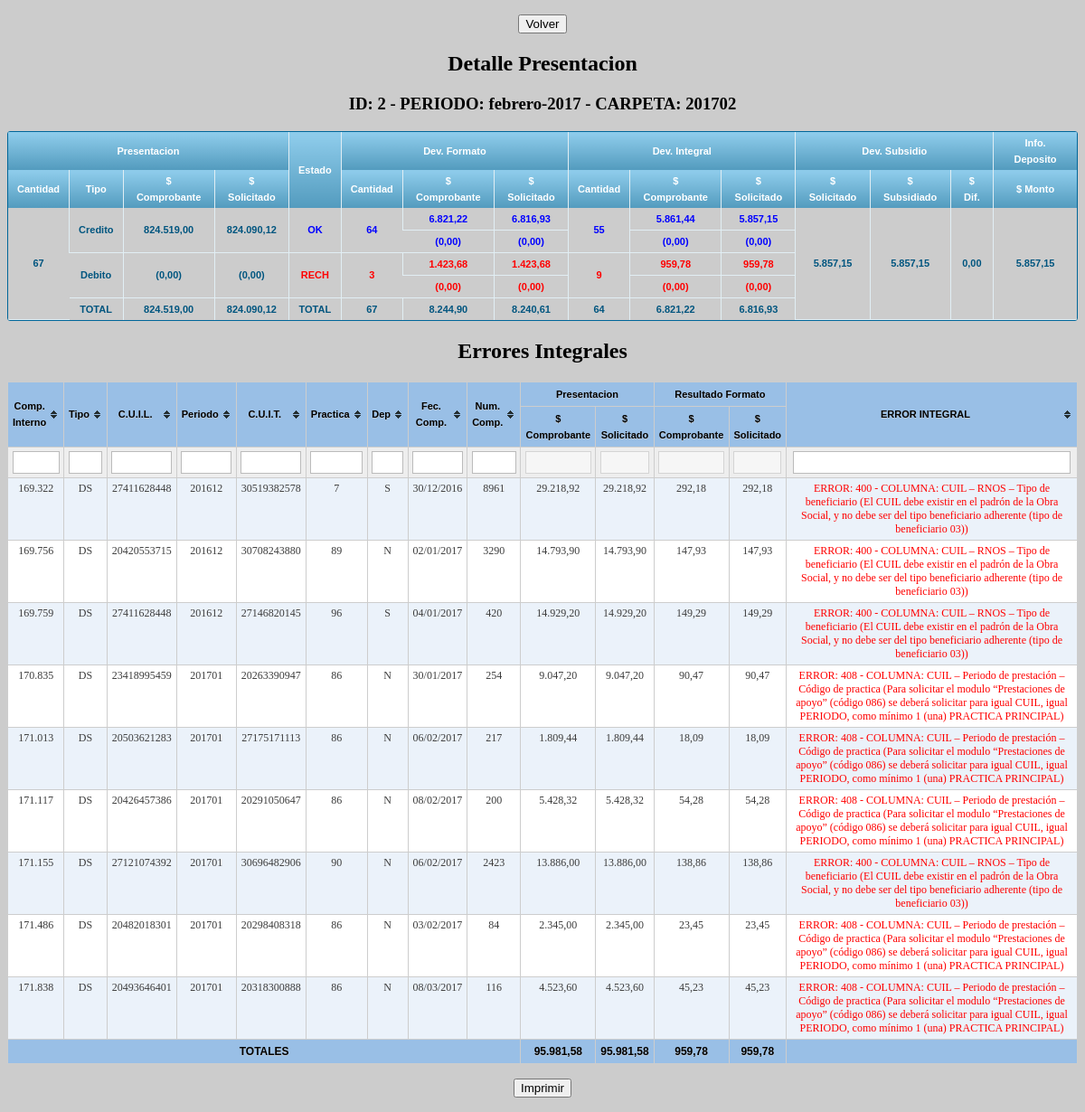
The page /presentacion.erroresintegral.php?id=2 (signed in) on the database its author committed.
### tables this page shows
CREATE TABLE IF NOT EXISTS `presentacion` (
  `id` int(4) NOT NULL AUTO_INCREMENT,
  `idcronograma` int(3) NOT NULL,
  `fechapresentacion` date DEFAULT NULL,
  `fechacancelacion` date DEFAULT NULL,
  `motivocancelacion` text,
  `cantfactura` int(6) NOT NULL,
  `impcomprobantes` decimal(15,2) NOT NULL,
  `impsolicitado` decimal(15,2) NOT NULL,
  `impcomprobantesd` decimal(15,2) NOT NULL,
  `impsolicitadod` decimal(15,2) NOT NULL,
  `fechadeposito` date DEFAULT NULL,
  `montodepositado` decimal(15,2) DEFAULT NULL,
  PRIMARY KEY (`id`)
);

CREATE TABLE IF NOT EXISTS `cronograma` (
  `id` int(3) NOT NULL AUTO_INCREMENT,
  `periodo` varchar(100) NOT NULL,
  `carpeta` varchar(6) NOT NULL,
  `fechacierre` date NOT NULL,
  `periodosincluidos` varchar(50) NOT NULL,
  PRIMARY KEY (`id`)
);

CREATE TABLE IF NOT EXISTS `presentacionformato` (
  `id` int(4) NOT NULL,
  `fechadevformato` date NOT NULL,
  `cantformatook` int(6) NOT NULL,
  `impcomprobantesformatook` decimal(15,2) NOT NULL,
  `impsolicitadoformatook` decimal(15,2) NOT NULL,
  `impcomprobantesformatodok` decimal(15,2) NOT NULL,
  `impsolicitadoformatodok` decimal(15,2) NOT NULL,
  `cantformatonok` int(6) NOT NULL,
  `impcomprobantesformatonok` decimal(15,2) NOT NULL,
  `impsolicitadoformatonok` decimal(15,2) NOT NULL,
  `impcomprobantesformatodnok` decimal(15,2) NOT NULL,
  `impsolicitadoformatodnok` decimal(15,2) NOT NULL,
  PRIMARY KEY (`id`)
);

CREATE TABLE IF NOT EXISTS `presentacionintegral` (
  `id` int(4) NOT NULL,
  `fechaintegral` date NOT NULL,
  `cantintegralok` int(6) NOT NULL,
  `impcomprobantesintegralok` decimal(15,2) NOT NULL,
  `impsolicitadointegralok` decimal(15,2) NOT NULL,
  `impcomprobantesintegraldok` decimal(15,2) NOT NULL,
  `impsolicitadointegraldok` decimal(15,2) NOT NULL,
  `cantintegralnok` int(6) NOT NULL,
  `impcomprobantesintegralnok` decimal(15,2) NOT NULL,
  `impsolicitadointegralnok` decimal(15,2) NOT NULL,
  `impcomprobantesintegraldnok` decimal(15,2) NOT NULL,
  `impsolicitadointegraldnok` decimal(15,2) NOT NULL,
  PRIMARY KEY (`id`)
);

CREATE TABLE IF NOT EXISTS `presentacionsubsidio` (
  `id` int(4) NOT NULL,
  `fechasubsidio` date NOT NULL,
  `numliquidacion` varchar(11) NOT NULL,
  `impsolicitadosubsidio` decimal(15,2) NOT NULL,
  `montosubsidio` decimal(15,2) NOT NULL,
  PRIMARY KEY (`id`)
);

### include/detalle.php (the view, shortened to what this page needs)
<?php $sqlPresentacion = "SELECT
p.id as idpres,
DATE_FORMAT(p.fechapresentacion, '%d-%m-%Y') as fechapresentacion,
DATE_FORMAT(p.fechacancelacion, '%d-%m-%Y') as fechacancelacion,
p.motivocancelacion,
p.cantfactura,
p.impcomprobantes,
p.impsolicitado,
p.impcomprobantesd,
p.impsolicitadod,
cronograma.periodo,
cronograma.carpeta,
DATE_FORMAT(presentacionformato.fechadevformato, '%d-%m-%Y') as fechadevformato,
presentacionformato.*,
DATE_FORMAT(presentacionintegral.fechaintegral, '%d-%m-%Y') as fechaintegral,
presentacionintegral.*,
DATE_FORMAT(presentacionsubsidio.fechasubsidio, '%d-%m-%Y') as fechasubsidio,
presentacionsubsidio.impsolicitadosubsidio,
presentacionsubsidio.montosubsidio,
DATE_FORMAT(p.fechadeposito, '%d-%m-%Y') as fechadeposito,
p.montodepositado
FROM presentacion p
INNER JOIN cronograma on p.idcronograma = cronograma.id
LEFT JOIN presentacionformato on p.id = presentacionformato.id
LEFT JOIN presentacionintegral on p.id = presentacionintegral.id
LEFT JOIN presentacionsubsidio on p.id = presentacionsubsidio.id
WHERE p.id = $idPresentacion";
$resPresentacion = mysql_query($sqlPresentacion);
$rowPresentacion = mysql_fetch_array($resPresentacion);
?>
	<h2>Detalle Presentacion</h2>
	 	<h3>ID: <?php echo $rowPresentacion['idpres']?> - PERIODO: <?php echo $rowPresentacion['periodo'] ?> - CARPETA: <?php echo $rowPresentacion['carpeta'] ?></h3>
<div class="grilla">
	<table>
		<thead>
		  <tr>
		    <th colspan="4" style="font-size: 11px">Presentacion</th>
		    <th rowspan="2" style="font-size: 11px">Estado</th>
		    <th colspan="3" style="font-size: 11px">Dev. Formato</th>
		    <th colspan="3" style="font-size: 11px">Dev. Integral</th>
		    <th colspan="3" style="font-size: 11px">Dev. Subsidio</th>
		    <th style="font-size: 11px">Info. Deposito</th>
		  </tr>
		  <tr>
		  	<th style="font-size: 11px">Cantidad</th>
		    <th style="font-size: 11px">Tipo</th>
		    <th style="font-size: 11px">$ Comprobante</th>
		    <th style="font-size: 11px">$ Solicitado</th>
		    <th style="font-size: 11px">Cantidad</th>
		    <th style="font-size: 11px">$ Comprobante</th>
		    <th style="font-size: 11px">$ Solicitado</th>
		    <th style="font-size: 11px">Cantidad</th>
		    <th style="font-size: 11px">$ Comprobante</th>
		    <th style="font-size: 11px">$ Solicitado</th>
		    <th style="font-size: 11px">$ Solicitado</th>
		    <th style="font-size: 11px">$ Subsidiado</th>
		    <th style="font-size: 11px">$ Dif.</th>
		    <th style="font-size: 11px">$ Monto</th>
		  </tr>
		</thead>
		<tbody>
			<tr>
				<td rowspan="5" style="font-size: 11px"><?php echo number_format($rowPresentacion['cantfactura'],"0","",".") ?></td>
				<td rowspan="2" style="font-size: 11px">Credito</td>
				<td rowspan="2" style="font-size: 11px"><?php echo number_format($rowPresentacion['impcomprobantes'],"2",",",".") ?> </td>
			 	<td rowspan="2" style="font-size: 11px"><?php echo number_format($rowPresentacion['impsolicitado'],"2",",",".") ?></td>
				<td rowspan="2" style="color: blue; font-size: 11px">OK</td>
				<td rowspan="2" style="color: blue; font-size: 11px"><?php echo number_format($rowPresentacion['cantformatook'],"0","",".")?></td>
				<td style="color: blue; font-size: 11px"><?php echo number_format($rowPresentacion['impcomprobantesformatook'],"2",",",".") ?> </td>
				<td style="color: blue; font-size: 11px"><?php echo number_format($rowPresentacion['impsolicitadoformatook'],"2",",",".") ?></td>
				<td rowspan="2" style="color: blue; font-size: 11px"><?php echo number_format($rowPresentacion['cantintegralok'],"0","",".")?></td>
				<td style="color: blue; font-size: 11px"><?php echo number_format($rowPresentacion['impcomprobantesintegralok'],"2",",",".") ?> </td>
				<td style="color: blue; font-size: 11px"><?php echo number_format($rowPresentacion['impsolicitadointegralok'],"2",",",".") ?></td>
				<td rowspan="5" style="font-size: 11px"><?php echo number_format($rowPresentacion['impsolicitadosubsidio'],"2",",",".") ?></td>
				<td rowspan="5" style="font-size: 11px"><?php echo number_format($rowPresentacion['montosubsidio'],"2",",",".") ?></td>
				<td rowspan="5" style="font-size: 11px"><?php echo number_format($rowPresentacion['impsolicitadosubsidio']-$rowPresentacion['montosubsidio'],"2",",",".") ?></td>
				<td rowspan="5" style="font-size: 11px"> <?php echo number_format($rowPresentacion['montodepositado'],"2",",",".") ?> </td>
			</tr>
			<tr>
				<td style="color: blue; font-size: 11px"><?php echo "(".number_format($rowPresentacion['impcomprobantesformatodok'],"2",",",".").")" ?> </td>
				<td style="color: blue; font-size: 11px"><?php echo "(".number_format($rowPresentacion['impsolicitadoformatodok'],"2",",",".").")" ?></td>
				<td style="color: blue; font-size: 11px"><?php echo "(".number_format($rowPresentacion['impcomprobantesintegraldok'],"2",",",".").")" ?> </td>
				<td style="color: blue; font-size: 11px"><?php echo "(".number_format($rowPresentacion['impsolicitadointegraldok'],"2",",",".").")" ?></td>
			</tr>
			<tr>
				<td rowspan="2" style="font-size: 11px">Debito</td>
				<td rowspan="2" style="font-size: 11px"><?php echo "(".number_format($rowPresentacion['impcomprobantesd'],"2",",",".").")"; ?> </td>
				<td rowspan="2" style="font-size: 11px"><?php echo "(".number_format($rowPresentacion['impsolicitadod'],"2",",",".").")" ?></td>
				<td rowspan="2" style="color: red; font-size: 11px">RECH</td>
				<td rowspan="2" style="color: red; font-size: 11px"><?php echo number_format($rowPresentacion['cantformatonok'],"0","",".")?></td>
				<td style="color: red; font-size: 11px"><?php echo number_format($rowPresentacion['impcomprobantesformatonok'],"2",",",".") ?> </td>
				<td style="color: red; font-size: 11px"><?php echo number_format($rowPresentacion['impsolicitadoformatonok'],"2",",",".") ?></td>
				<td rowspan="2" style="color: red; font-size: 11px"><?php echo number_format($rowPresentacion['cantintegralnok'],"0","",".")?></td>
				<td style="color: red; font-size: 11px"><?php echo number_format($rowPresentacion['impcomprobantesintegralnok'],"2",",",".") ?> </td>
				<td style="color: red; font-size: 11px"><?php echo number_format($rowPresentacion['impsolicitadointegralnok'],"2",",",".") ?></td>
			</tr>
			<tr>
				<td style="color: red; font-size: 11px"><?php echo "(".number_format($rowPresentacion['impcomprobantesformatodnok'],"2",",",".").")" ?> </td>
				<td style="color: red; font-size: 11px"><?php echo "(".number_format($rowPresentacion['impsolicitadoformatodnok'],"2",",",".").")" ?></td>
				<td style="color: red; font-size: 11px"><?php echo "(".number_format($rowPresentacion['impcomprobantesintegraldnok'],"2",",",".").")" ?> </td>
				<td style="color: red; font-size: 11px"><?php echo "(".number_format($rowPresentacion['impsolicitadointegraldnok'],"2",",",".").")" ?></td>
			</tr>
			<tr>
				<td style="font-size: 11px">TOTAL</td>
				<td style="font-size: 11px"><?php echo number_format($rowPresentacion['impcomprobantes'] - $rowPresentacion['impcomprobantesd'],"2",",",".")?></td>
				<td style="font-size: 11px"><?php echo number_format($rowPresentacion['impsolicitado'] - $rowPresentacion['impsolicitadod'],"2",",",".")?></td>
				<td style="font-size: 11px">TOTAL</td>
				<td style="font-size: 11px"><?php echo number_format($rowPresentacion['cantformatook'] + $rowPresentacion['cantformatonok'],"0","",".") ?></td>
				<td style="font-size: 11px"><?php echo number_format($rowPresentacion['impcomprobantesformatook'] + $rowPresentacion['impcomprobantesformatonok'] - $rowPresentacion['impcomprobantesformatodok'] - $rowPresentacion['impcomprobantesformatodnok'],"2",",",".")  ?> </td>
				<td style="font-size: 11px"><?php echo number_format($rowPresentacion['impsolicitadoformatook'] + $rowPresentacion['impsolicitadoformatonok'] - $rowPresentacion['impsolicitadoformatodok'] - $rowPresentacion['impsolicitadoformatodnok'],"2",",",".") ?></td>
				<td style="font-size: 11px"><?php echo number_format($rowPresentacion['cantintegralok'] + $rowPresentacion['cantintegralnok'],"0","",".") ?></td>
				<td style="font-size: 11px"><?php echo number_format($rowPresentacion['impcomprobantesintegralok'] + $rowPresentacion['impcomprobantesintegralnok'] - $rowPresentacion['impcomprobantesintegraldok'] - $rowPresentacion['impcomprobantesintegraldnok'],"2",",",".") ?> </td>
				<td style="font-size: 11px"><?php echo number_format($rowPresentacion['impsolicitadointegralok'] + $rowPresentacion['impsolicitadointegralnok'] - $rowPresentacion['impsolicitadointegraldok'] - $rowPresentacion['impsolicitadointegraldnok'],"2",",",".")  ?></td>
			</tr>
		</tbody>
	</table>
</div>

### presentacion.erroresintegral.php (shortened to what this page needs)
<?php
$idPresentacion = $_GET['id'];
$sqlFactura = "SELECT * FROM facturas WHERE idpresentacion = $idPresentacion and deverrorintegral is not null";
$resFactura = mysql_query($sqlFactura);
$sqlErrores = "SELECT * FROM errorsss";
$resErrores = mysql_query($sqlErrores);
$arrayErrores = array();
while ($rowErrores = mysql_fetch_array($resErrores)) {
	$arrayErrores[$rowErrores['id']] = array("campo" => $rowErrores['campo'], "descrip" => $rowErrores['descripcion']);
}
?>
<!DOCTYPE html PUBLIC "-//W3C//DTD XHTML 1.0 Transitional//EN" "http://www.w3.org/TR/xhtml1/DTD/xhtml1-transitional.dtd">
<html xmlns="http://www.w3.org/1999/xhtml">
<head>
<link rel="stylesheet" href="css/tablas.css"/>
<link rel="stylesheet" href="include/jquery.tablesorter/themes/theme.blue.css"/>
</head>
<body bgcolor="#CCCCCC">
	<div align="center">
	 	<p><input class="nover" type="button" name="volver" value="Volver" onClick="location.href = 'presentacion.php'" /></p>
	 	<?php include_once("include/detalle.php")?>
	 	<h2>Errores Integrales</h2>
			 <table id="listaResultado" class="tablesorter" style="text-align: center;">
			 	<thead>
			 		<tr>
			 			<th style="font-size: 11px" rowspan="2">Comp. Interno</th>
			 			<th style="font-size: 11px" rowspan="2">Tipo</th>
			 			<th style="font-size: 11px" rowspan="2">C.U.I.L.</th>
			 			<th style="font-size: 11px" rowspan="2">Periodo</th>
			 			<th style="font-size: 11px" rowspan="2">C.U.I.T.</th>
			 			<th style="font-size: 11px" rowspan="2">Practica</th>
			 			<th style="font-size: 11px" rowspan="2">Dep</th>
			 			<th style="font-size: 11px" rowspan="2">Fec. Comp.</th>
			 			<th style="font-size: 11px" rowspan="2">Num. Comp.</th>
			 			<th style="font-size: 11px" colspan="2">Presentacion</th>
			 			<th style="font-size: 11px" colspan="2">Resultado Formato</th>
			 			<th style="font-size: 11px" rowspan="2">ERROR INTEGRAL</th>
			 		</tr>
			 		<tr>
			 			<th style="font-size: 11px">$ Comprobante</th>
			 			<th style="font-size: 11px">$ Solicitado</th>
			 			<th style="font-size: 11px">$ Comprobante</th>
			 			<th style="font-size: 11px">$ Solicitado</th>
			 		</tr>
			 	</thead>
			 	<tbody>
			<?php
				$totCom = 0;
				$totSol = 0;
				$totComFor = 0;
				$totSolFor = 0;
				while ($rowFactura = mysql_fetch_array($resFactura)) {
					$totCom += $rowFactura['impcomprobante'];
					$totSol += $rowFactura['impsolicitado'];
					$totComFor += $rowFactura['impcomprobanteformato'];
					$totSolFor += $rowFactura['impsolicitadoformato'];	?>
					<tr>
						<td style="font-size: 12px"><?php echo number_format($rowFactura['nrocominterno'],0,"",".") ?></td>
						<td style="font-size: 12px"><?php echo $rowFactura['tipoarchivo'] ?></td>
						<td style="font-size: 12px"><?php echo $rowFactura['cuil'] ?></td>
						<td style="font-size: 12px"><?php echo $rowFactura['periodo'] ?></td>
						<td style="font-size: 12px"><?php echo $rowFactura['cuit'] ?></td>
						<td style="font-size: 12px"><?php echo $rowFactura['codpractica'] ?></td>
						<td style="font-size: 12px"><?php echo $rowFactura['dependencia'] ?></td>
						<td style="font-size: 12px"><?php echo $rowFactura['fechacomprobante'] ?></td>
						<td style="font-size: 12px"><?php echo $rowFactura['nrocomprobante'] ?></td>
						<td style="font-size: 12px"><?php echo number_format($rowFactura['impcomprobante'],2,",",".") ?></td>
						<td style="font-size: 12px"><?php echo number_format($rowFactura['impsolicitado'],2,",",".") ?></td>
						<td style="font-size: 12px"><?php echo number_format($rowFactura['impcomprobanteformato'],2,",",".") ?></td>
						<td style="font-size: 12px"><?php echo number_format($rowFactura['impsolicitadoformato'],2,",",".") ?></td>
				 		<td style="font-size: 12px; color: red">
				  <?php $explodeErrores = explode("-",$rowFactura['deverrorintegral']);
						foreach ($explodeErrores as $error) {
							if ($error != "") {
								$error = (int) $error;
								echo "ERROR: $error - COLUMNA: ".$arrayErrores[$error]['campo']." (".$arrayErrores[$error]['descrip'].")<br>";
				  			}
						}?>
				  		</td>
					</tr>
			<?php } ?>
					<tr>
						<th colspan="9">TOTALES</td>
						<th><?php echo number_format($totCom,2,",",".") ?></th>
						<th><?php echo number_format($totSol,2,",",".") ?></th>
						<th><?php echo number_format($totComFor,2,",",".") ?></th>
						<th><?php echo number_format($totSolFor,2,",",".") ?></th>
						<th></th>
					</tr>
			  	</tbody>
			</table>
		<p><input class="nover" type="button" name="imprimir" value="Imprimir" onclick="window.print();"></p>
	</div>
</body>
</html>

### css/tablas.css (style rules this page uses)
.grilla { font: normal 12px/150% Arial, Helvetica, sans-serif; background: #fff; overflow: hidden; border: 1px solid #006699; -webkit-border-radius: 3px; -moz-border-radius: 3px; border-radius: 3px; display: table }
.grilla table { border-collapse: collapse; text-align: center; width: 100%; }
.grilla table td, .grilla table th, .grilla table .title { padding: 3px 10px; }
.grilla table thead th, .grilla table .title { background-image: linear-gradient(to bottom, #8DCBEA 5%, #539BBE 100%); background-color:#99bfe6; color:#FFFFFF; font-size: 15px; font-weight: bold; border-left: 1px solid #E1EEF4; }
.grilla table thead th:first-child, .grilla table .title { border: none; }
.grilla table tbody td { background-color:#CCCCCC; color: #00557F; border-left: 1px solid #E1EEF4; font-size: 14px; border-bottom: 1px solid #E1EEF4; font-weight: bold; }
.grilla table tbody td:first-child { border-left: none; }
.grilla table tbody tr:last-child td { border-bottom: none; }

### presentacion.erroresintegral.php (style rules this page uses)
.nover { display:none }

### rows shown on the page
presentacion: id "2", idcronograma.periodo "febrero-2017", idcronograma.carpeta "201702", cantfactura "67", impcomprobantes "824.519,00", impsolicitado "824.090,12", presentacionformato.cantformatook "64", presentacionformato.impcomprobantesformatook "6.821,22", presentacionformato.impsolicitadoformatook "6.816,93", presentacionintegral.cantintegralok "55", presentacionintegral.impcomprobantesintegralok "5.861,44", presentacionintegral.impsolicitadointegralok "5.857,15", presentacionsubsidio.impsolicitadosubsidio "5.857,15", presentacionsubsidio.montosubsidio "5.857,15", presentacionsubsidio.impsolicitadosubsidio+montosubsidio "0,00", montodepositado "5.857,15", presentacionformato.impcomprobantesformatodok "0,00", presentacionformato.impsolicitadoformatodok "0,00", presentacionintegral.impcomprobantesintegraldok "0,00", presentacionintegral.impsolicitadointegraldok "0,00", impcomprobantesd "0,00", impsolicitadod "0,00", presentacionformato.cantformatonok "3", presentacionformato.impcomprobantesformatonok "1.423,68", presentacionformato.impsolicitadoformatonok "1.423,68", presentacionintegral.cantintegralnok "9", presentacionintegral.impcomprobantesintegralnok "959,78", presentacionintegral.impsolicitadointegralnok "959,78", presentacionformato.impcomprobantesformatodnok "0,00", presentacionformato.impsolicitadoformatodnok "0,00", presentacionintegral.impcomprobantesintegraldnok "0,00", presentacionintegral.impsolicitadointegraldnok "0,00", $rowPresentacion['impcomprobantes'] - $rowPresentacion['impcomprobantesd'] "824.519,00", $rowPresentacion['impsolicitado'] - $rowPresentacion['impsolicitadod'] "824.090,12", presentacionformato.cantformatook+cantformatonok "67", presentacionformato.impcomprobantesformatook+impcomprobantesformatonok+impcomprobantesformatodok "8.244,90", presentacionformato.impsolicitadoformatook+impsolicitadoformatonok+impsolicitadoformatodok "8.240,61", presentacionintegral.cantintegralok+cantintegralnok "64", presentacionintegral.impcomprobantesintegralok+impcomprobantesintegralnok+impcomprobantesintegraldok "6.821,22", presentacionintegral.impsolicitadointegralok+impsolicitadointegralnok+impsolicitadointegraldok "6.816,93"

### other values the page prints
$rowFactura['nrocominterno'] "169.322"
$rowFactura['tipoarchivo'] "DS"
$rowFactura['cuil'] "27411628448"
$rowFactura['periodo'] "201612"
$rowFactura['cuit'] "30519382578"
$rowFactura['codpractica'] "7"
$rowFactura['dependencia'] "S"
$rowFactura['fechacomprobante'] "30/12/2016"
$rowFactura['nrocomprobante'] "8961"
$rowFactura['impcomprobante'] "29.218,92"
$rowFactura['impsolicitado'] "29.218,92"
$rowFactura['impcomprobanteformato'] "292,18"
$rowFactura['impsolicitadoformato'] "292,18"
$error "400"
$arrayErrores[$error]['campo'] "CUIL – RNOS – Tipo de beneficiario"
